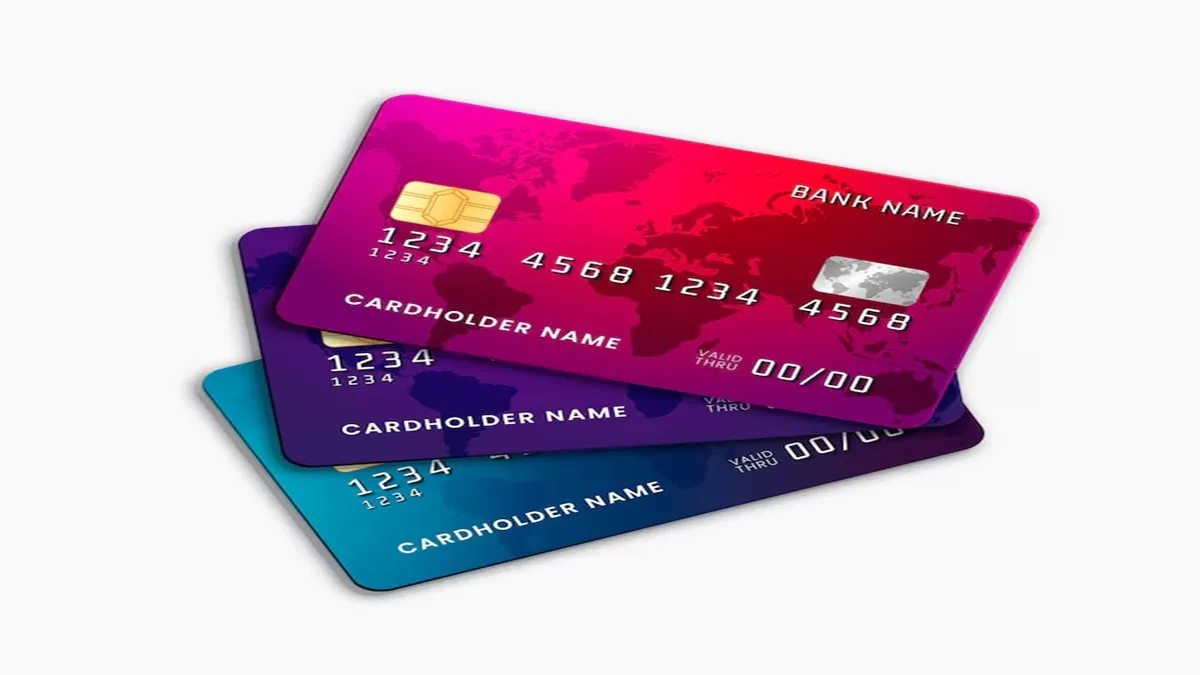
#> input picture Credit-cards.webp, 1200 x 675 px, given in place of the camera
$ python color_detect.py
#> lines starting #> are read from the running program, lines starting #| are printed output that depends on the picture; after the words box and inside, x2 and y2 are one past the last pixel; in counts of white or black regions, pixels touching at a corner belong together
import cv2
import numpy as np
framewidth = 360
frameheight = 144
cap = cv2.VideoCapture(0)
cap.set(3, framewidth)
cap.set(4, frameheight)


def empty(a):
    pass
cv2.namedWindow("HSV")
cv2.resizeWindow("HSV", 640, 240)
cv2.createTrackbar("Hue Min", "HSV", 0, 179, empty)
#> slider 'Hue Min' is set to 35
cv2.createTrackbar("Hue Max", "HSV", 179, 179, empty)
cv2.createTrackbar("Sat Min", "HSV", 0, 255, empty)
#> slider 'Sat Min' is set to 51
cv2.createTrackbar("Sat Max", "HSV", 255, 255, empty)
cv2.createTrackbar("Val Min", "HSV", 0, 255, empty)
#> slider 'Val Min' is set to 51
cv2.createTrackbar("Val Max", "HSV", 255, 255, empty)
while True:
    success, img = cap.read()
#> img is the input picture: shape (675, 1200, 3); mean B, G, R 195.5, 174.1, 203.1
    imgHSV = cv2.cvtColor(img, cv2.COLOR_BGR2HSV)
#> imgHSV: shape (675, 1200, 3); mean H, S, V 52.6, 76.4, 213.2

    h_min = cv2.getTrackbarPos("Hue Min", "HSV")
    h_max = cv2.getTrackbarPos("Hue Max", "HSV")
    s_min = cv2.getTrackbarPos("Sat Min", "HSV")
    s_max = cv2.getTrackbarPos("Sat Max", "HSV")
    v_min = cv2.getTrackbarPos("Val Min", "HSV")
    v_max = cv2.getTrackbarPos("Val Max", "HSV")

    lower = np.array([h_min, s_min, v_min])
    upper = np.array([h_max, s_max, v_max])
    mask = cv2.inRange(imgHSV, lower, upper)
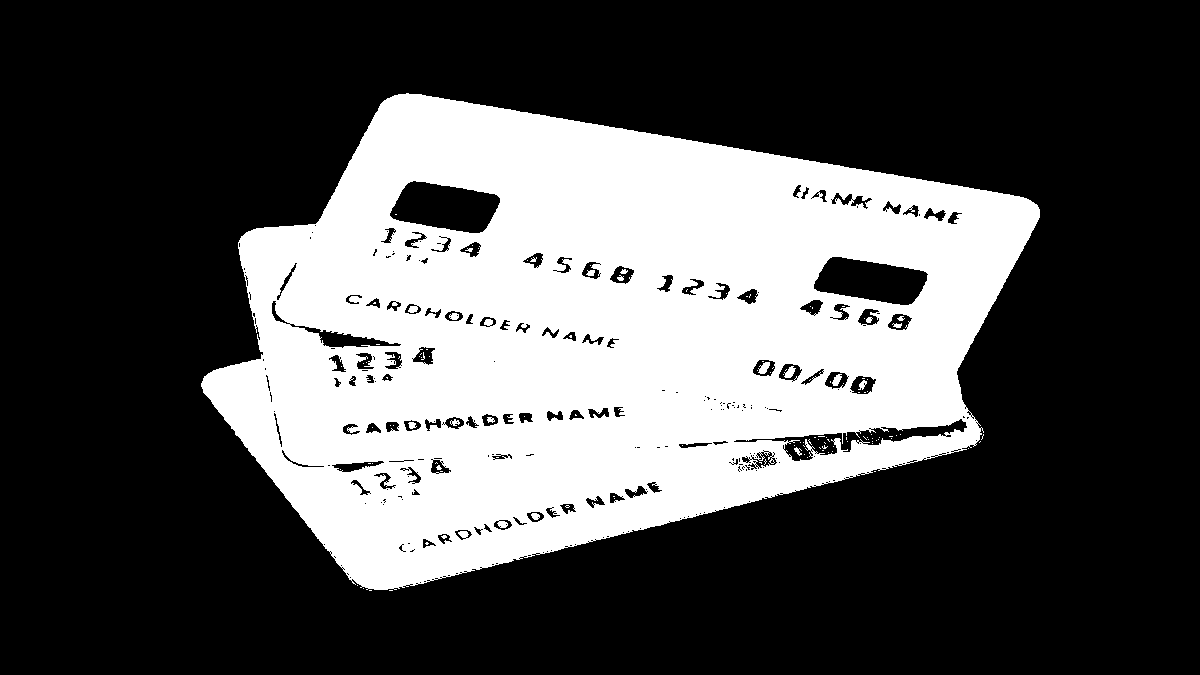
#> mask: shape (675, 1200); 31.8% white; 123 white regions (104 under 20 px), largest, box (x1, y1, x2, y2) and area: (201, 93, 1040, 590) 256266, (758, 362, 770, 374) 91, (784, 366, 796, 378) 84
    result = cv2.bitwise_and(img, img, mask = mask)
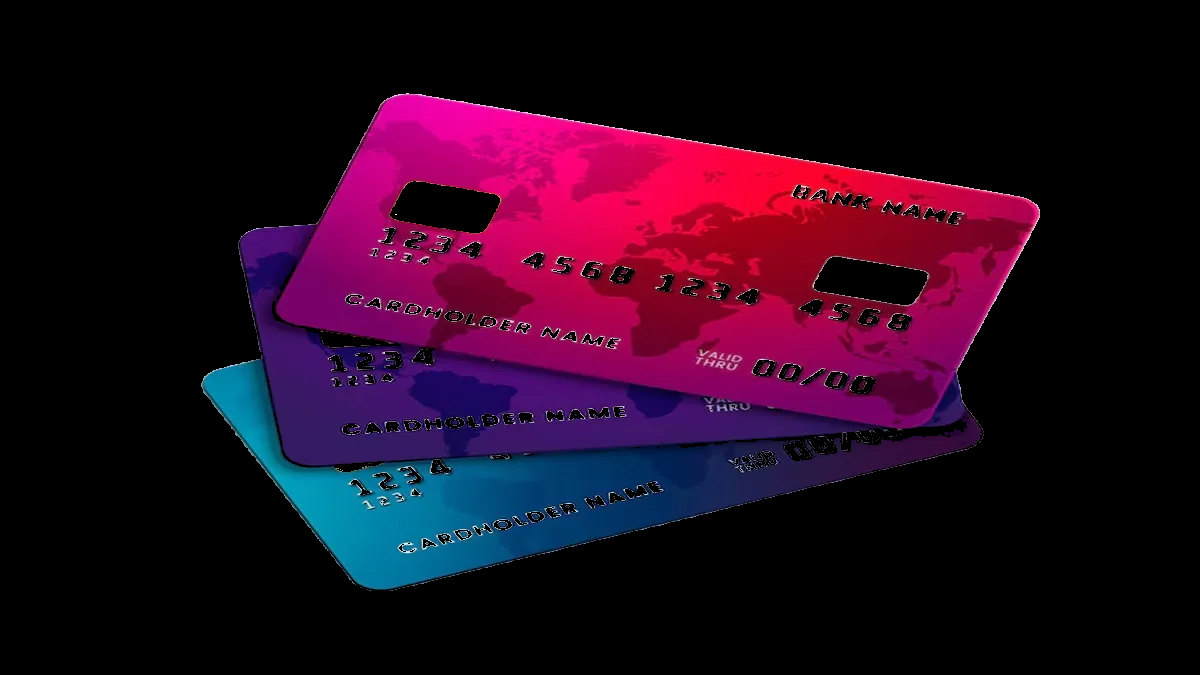
#> result: shape (675, 1200, 3); mean B, G, R 29.5, 8, 36.5
    mask = cv2.cvtColor(mask, cv2.COLOR_GRAY2BGR)

    stackFeed = np.hstack((img, imgHSV, mask, result))
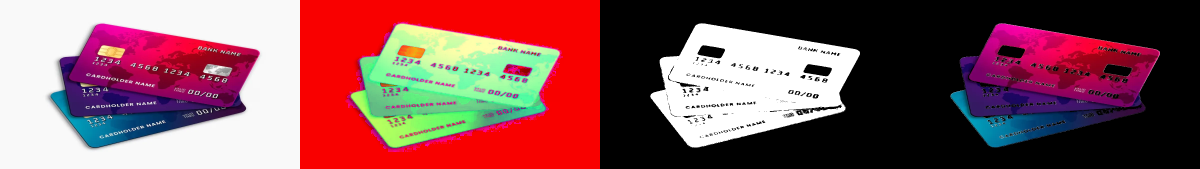
#> stackFeed: shape (675, 4800, 3) (shown at 1/4 size); mean B, G, R 89.7, 84.9, 133.4
    # [4 lines of commented-out code are left out]
    cv2.imshow("stacked", stackFeed)
    if cv2.waitKey(1) & 0xFF == ord('q'):
#> (key q is pressed here)
        break
cap.release()
cv2.destroyAllWindows()
